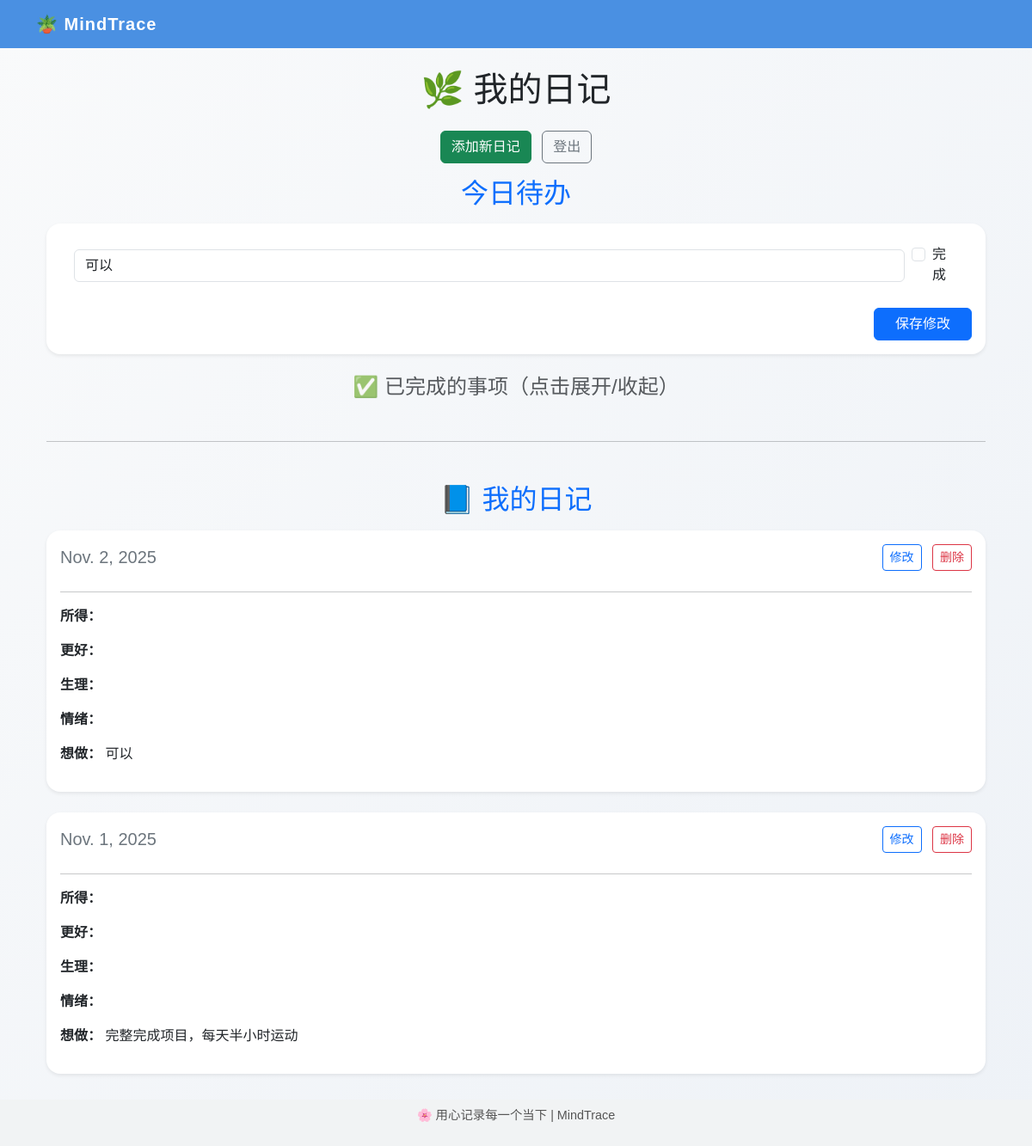
/entries/ (signed in), run on the app's committed database.
### entries/models.py (models this page shows, shortened)
class Entry(models.Model):
    user = models.ForeignKey(User, on_delete=models.CASCADE)
    date = models.DateField(auto_now_add=True)
    想做 = models.TextField(blank=True, null=True)
    所得 = models.TextField(blank=True, null=True)
    更好 = models.TextField(blank=True, null=True)
    生理 = models.TextField(blank=True, null=True)
    情绪 = models.TextField(blank=True, null=True)
    image = models.ImageField(upload_to='images/', blank=True, null=True)
    audio = models.FileField(upload_to='audio/', blank=True, null=True)
    想做完成 = models.BooleanField(default=False)

### entries/views.py (the view, shortened to what this page needs)
# urls.py: path('', views.entry_list, name='entry_list'),
@login_required
def entry_list(request):
    todos_incomplete = Entry.objects.filter(user=request.user, 想做__isnull=False).exclude(想做='').filter(想做完成=False).order_by('-date')
    todos_complete = Entry.objects.filter(user=request.user, 想做__isnull=False).exclude(想做='').filter(想做完成=True).order_by('-date')
    entries = Entry.objects.filter(user=request.user).order_by('-date')
    return render(request, 'entries/entry_list.html', {
        'todos_incomplete': todos_incomplete,
        'todos_complete': todos_complete,
        'entries': entries
    })

### entries/templates/entries/entry_list.html (shortened to what this page needs)
{% extends 'base.html' %}
{% block content %}
<div class="container">
    <h1 class="text-center mb-4">🌿 我的日记</h1>
    <div class="text-center mb-3">
        <a href="{% url 'add_entry' %}" class="btn btn-success me-2">添加新日记</a>
        <a href="{% url 'logout' %}" class="btn btn-outline-secondary">登出</a>
    </div>
    <h2 class="mb-3 text-center text-primary">今日待办</h2>
    <form method="post">
        <div class="card p-3 shadow-sm">
            <ul class="list-group list-group-flush">
                {% for todo in todos_incomplete %}
                    <li class="list-group-item d-flex justify-content-between align-items-center">
                        <input type="text" name="todo_{{ todo.id }}" value="{{ todo.想做 }}" class="form-control me-2">
                        <div class="form-check">
                            <input type="checkbox" class="form-check-input" name="done_{{ todo.id }}">
                            <label class="form-check-label">完成</label>
                        </div>
                    </li>
                {% empty %}
                    <li class="list-group-item text-center text-muted">暂无未完成事项</li>
                {% endfor %}
            </ul>
            <div class="text-end mt-3">
                <button type="submit" class="btn btn-primary px-4">保存修改</button>
            </div>
        </div>
    </form>
    <h4 class="mt-4 text-muted text-center">
        <a class="text-decoration-none text-muted" data-bs-toggle="collapse" href="#completedTodos" role="button" aria-expanded="false" aria-controls="completedTodos">
            ✅ 已完成的事项（点击展开/收起）
        </a>
    </h4>
    <hr class="my-5">
    <h2 class="mt-5 mb-3 text-center text-primary">📘 我的日记</h2>
    {% for entry in entries %}
        <div class="card p-3 shadow-sm">
            <div class="d-flex justify-content-between align-items-center mb-2">
                <h5 class="mb-0 text-secondary">{{ entry.date }}</h5>
                <div>
                    <a href="{% url 'edit_entry' entry.id %}" class="btn btn-sm btn-outline-primary me-2">修改</a>
                    <a href="{% url 'delete_entry' entry.id %}" class="btn btn-sm btn-outline-danger">删除</a>
                </div>
            </div>
            <hr>
            <p><strong>所得：</strong> {{ entry.所得 }}</p>
            <p><strong>更好：</strong> {{ entry.更好 }}</p>
            <p><strong>生理：</strong> {{ entry.生理 }}</p>
            <p><strong>情绪：</strong> {{ entry.情绪 }}</p>
            <p><strong>想做：</strong> {{ entry.想做 }}</p>
        </div>
    {% empty %}
        <p class="text-center text-muted mt-4">你还没有任何日记。</p>
    {% endfor %}
</div>
{% endblock %}

### entries/templates/base.html (style rules this page uses)
body { background: linear-gradient(to bottom right, #f9fafb, #eef2f7); font-family: "Microsoft YaHei", sans-serif; min-height: 100vh; padding-bottom: 60px; }
.card { background-color: white; border: none; border-radius: 1rem; box-shadow: 0 4px 8px rgba(0,0,0,0.08); margin-bottom: 1.5rem; }
a { text-decoration: none; }

### data on the page
Entry: 想做 "可以", date "Nov. 2, 2025"
Entry: date "Nov. 1, 2025", 想做 "完整完成项目，每天半小时运动"
